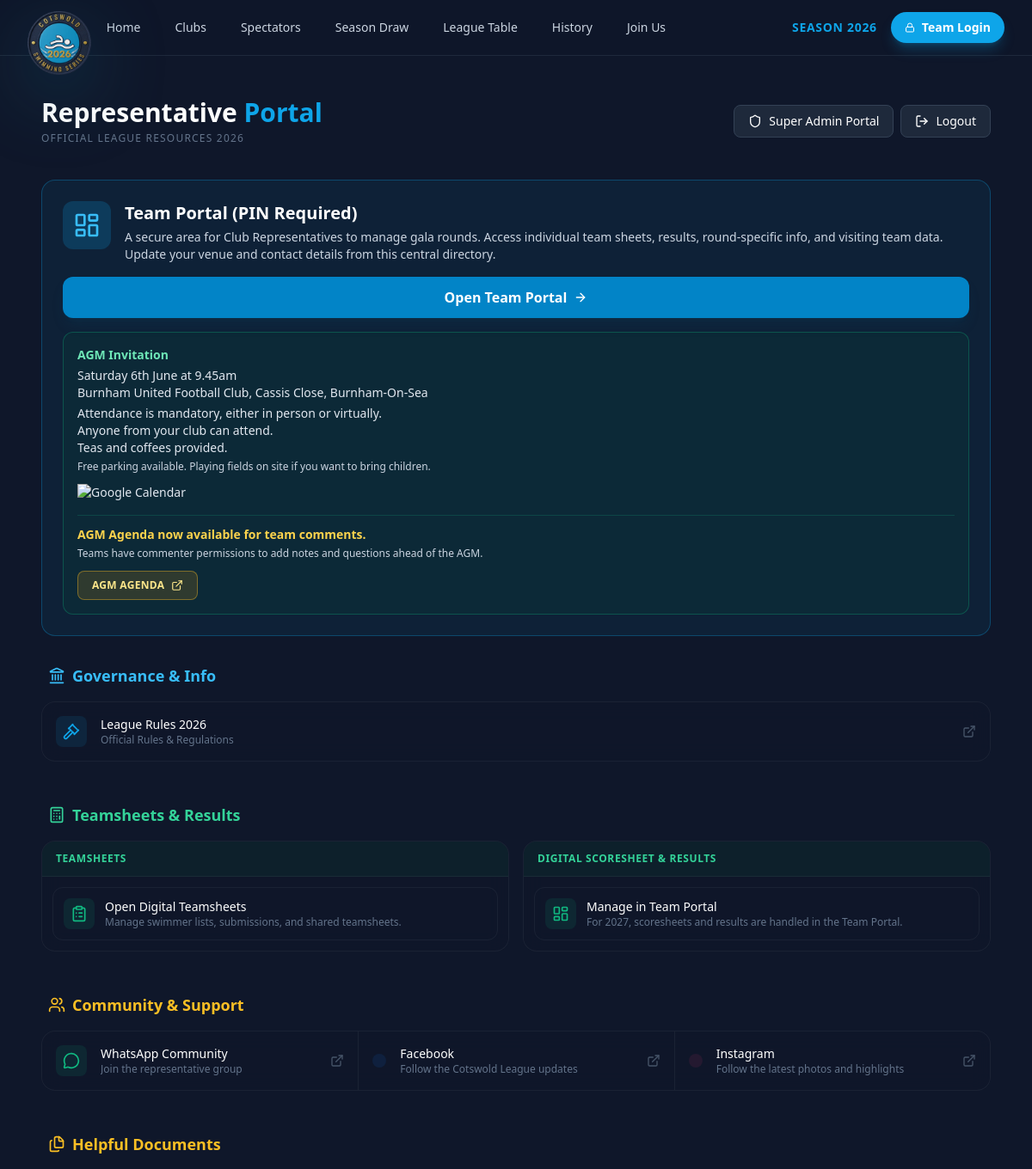
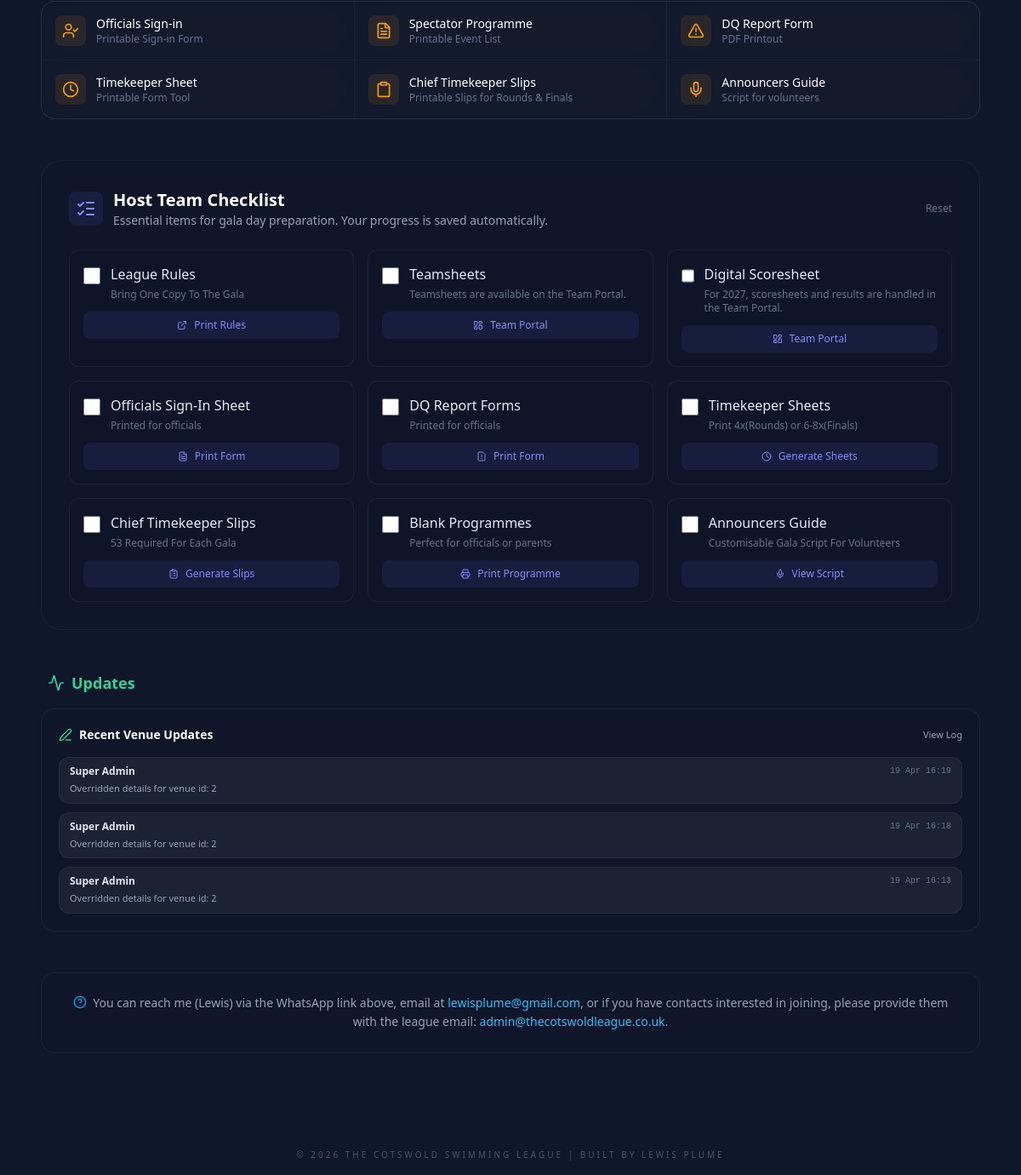
/admin.php (signed in), run on the app's committed database (2 pictures, top to bottom).
### tables this page shows
CREATE TABLE `audit_log` (
  `id` int(11) NOT NULL AUTO_INCREMENT,
  `club_name` varchar(100) NOT NULL,
  `action` varchar(255) NOT NULL,
  `change_details` text NOT NULL,
  `timestamp` datetime DEFAULT current_timestamp(),
  PRIMARY KEY (`id`)
);

### admin.php (the view, shortened to what the rows shown need)
<!DOCTYPE html>
<html lang="en">
<head>
    <script src="https://cdn.tailwindcss.com"></script>
</head>
<body class="text-white font-sans min-h-screen flex flex-col">
    <?php include 'nav.php'; ?>
    <div class="flex-grow flex flex-col items-center justify-center p-4">
        <?php if (!isset($_SESSION['logged_in'])): ?>
            <div id="loginScreen" class="max-w-md w-full text-center py-12">
                <div class="admin-card p-8 rounded-3xl shadow-2xl backdrop-blur-xl">
                    <h1 class="text-2xl font-bold mb-2 uppercase tracking-tight">Team Dashboard Access</h1>
                    <p class="text-slate-400 text-sm mb-6 leading-relaxed">Enter the league password to manage your club
                        profile, access digital teamsheets, and view official league documents. Need access? Please contact
                        your Club Representative or the League Administrator.</p>
                    <form method="POST" class="space-y-4">
                        <input type="password" name="password"
                            class="w-full bg-slate-900 border border-slate-700 rounded-xl py-3 px-4 text-white focus:outline-none focus:border-sky-500 transition-all placeholder-slate-600"
                            placeholder="Enter Password" required>
                        <button type="submit"
                            class="w-full swim-gradient text-white font-bold py-3 rounded-xl hover:opacity-90 transition-opacity shadow-lg">Login</button>
                        <?php if (isset($login_error)): ?>
                            <p class="text-red-400 text-xs font-medium">Incorrect password. Please try again.</p>
                            <?php
                        endif; ?>
                    </form>
                    <div class="mt-6 pt-6 border-t border-slate-700/50">
                        <a href="league_admin.php"
                            class="w-full bg-slate-800 hover:bg-slate-700 border border-slate-600 text-slate-300 text-sm font-bold py-2.5 rounded-xl transition-all flex items-center justify-center gap-2 group">
                            <i data-lucide="shield"
                                class="w-4 h-4 text-emerald-400 group-hover:scale-110 transition-transform"></i> Super Admin
                            Login
                        </a>
                    </div>
                </div>
            </div>
            <?php
        else: ?>
            <div id="protectedContent" class="w-full max-w-7xl my-8 px-4 sm:px-6 lg:px-8">
                <div class="flex flex-col md:flex-row justify-between items-center mb-10 gap-4 text-center md:text-left">
                    <div>
                        <h1 class="text-3xl font-bold">Representative <span class="text-sky-500">Portal</span></h1>
                    </div>
                </div>
                <div class="mb-8">
                    <div
                        class="p-6 bg-sky-900/20 border border-sky-500/30 rounded-2xl flex flex-col justify-between relative overflow-hidden group">
                        <div class="flex items-start gap-4 relative z-10 mb-4">
                            <div>
                                <h2 class="text-xl font-bold text-white">Team Portal (PIN Required)</h2>
                            </div>
                        </div>
                    </div>
                </div>
                <?php
                $recent_logs = [];
                $log_sql = "SELECT * FROM audit_log ORDER BY timestamp DESC LIMIT 3";
                $log_res = $conn->query($log_sql);
                if ($log_res && $log_res->num_rows > 0) {
                    while ($l = $log_res->fetch_assoc()) {
                        $recent_logs[] = $l;
                    }
                }
                ?>
                <div class="space-y-12">
                    <div class="space-y-4">
                        <h2 class="text-lg font-semibold flex items-center gap-2 px-2 text-sky-400">
                            <i data-lucide="landmark" class="w-5 h-5"></i> Governance & Info
                        </h2>
                    </div>
                    <div class="space-y-4">
                        <h2 class="text-lg font-semibold flex items-center gap-2 px-2 text-emerald-400">
                            <i data-lucide="calculator" class="w-5 h-5"></i> Teamsheets & Results
                        </h2>
                    </div>
                    <div class="space-y-4">
                        <h2 class="text-lg font-semibold flex items-center gap-2 px-2 text-amber-400">
                            <i data-lucide="users" class="w-5 h-5"></i> Community & Support
                        </h2>
                    </div>
                    <div class="space-y-4">
                        <h2 class="text-lg font-semibold flex items-center gap-2 px-2 text-amber-400">
                            <i data-lucide="files" class="w-5 h-5"></i> Helpful Documents
                        </h2>
                    </div>
                </div>
                <div class="mt-12 glass-panel p-8 rounded-3xl border border-white/5">
                    <div class="flex items-center gap-3 mb-6">
                        <div>
                            <h2 class="text-xl font-bold text-white">Host Team Checklist</h2>
                        </div>
                    </div>
                </div>
                <div class="mt-12 space-y-4">
                    <h2 class="text-lg font-semibold flex items-center gap-2 px-2 text-emerald-400">
                        <i data-lucide="activity" class="w-5 h-5"></i> Updates
                    </h2>
                    <div class="grid grid-cols-1 md:grid-cols-1 xl:grid-cols-1 gap-4">
                        <div class="glass-panel p-5 rounded-2xl border border-white/5">
                            <?php if (!empty($recent_logs)): ?>
                                <div class="space-y-2.5">
                                    <?php foreach ($recent_logs as $log): ?>
                                        <div class="rounded-xl border border-white/5 bg-white/5 px-3 py-2">
                                            <div class="flex justify-between items-start gap-2">
                                                <p class="text-xs font-semibold text-slate-200 truncate">
                                                    <?php echo htmlspecialchars($log['club_name']); ?>
                                                </p>
                                                <span
                                                    class="text-[10px] text-slate-500 font-mono flex-shrink-0"><?php echo date('d M H:i', strtotime($log['timestamp'])); ?></span>
                                            </div>
                                            <p class="text-[11px] text-slate-400 truncate mt-1">
                                                <?php echo htmlspecialchars($log['change_details']); ?>
                                            </p>
                                        </div>
                                    <?php endforeach; ?>
                                </div>
                            <?php else: ?>
                                <p class="text-xs text-slate-500">No recent venue changes logged.</p>
                            <?php endif; ?>
                        </div>
                    </div>
                </div>
            </div>
            <?php
        endif; ?>
    </div>
</body>
</html>

### data on the page
audit_log: club_name "Super Admin", timestamp "19 Apr 16:19", change_details "Overridden details for venue id: 2"
audit_log: club_name "Super Admin", timestamp "19 Apr 16:18", change_details "Overridden details for venue id: 2"
audit_log: club_name "Super Admin", timestamp "19 Apr 16:13", change_details "Overridden details for venue id: 2"

### other printed values
$navSeasonYear "2026"
$current_season_year "2026"
